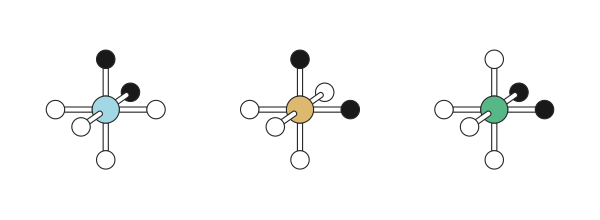

Here is the Python script that generated this plot:
"""cis-NbO4F2 labelling-rule legend -- main-text Fig. 2(a).

One cis-NbO4F2 octahedron per fluoride-free axis (x, y, z), all in the same
orientation so only the fluoride positions move between them. The cation is
coloured by its fluoride-free axis (blue = x, gold = y, green = z); the two cis
fluorides are black, the four oxides white. The rule reads off directly: the
coloured axis is the one whose two neighbours are both white (oxide).

A clean base for hand annotation (the axis arrows / labels are added by hand).
Rendered with hofmann via a forced oblique projection (x horizontal, z vertical,
y a foreshortened diagonal) -- see `_oblique_rotation`. CELL_COLOUR must match
fig_orbit_gallery.CELL_COLOUR.
"""
from __future__ import annotations
from pathlib import Path
import numpy as np
import matplotlib.pyplot as plt
from ase import Atoms
from hofmann import StructureScene, BondSpec, AtomStyle, ViewState

HERE = Path(__file__).resolve().parent
A = 3.9
CELL_COLOUR = {0: "#a2d8e6", 1: "#dcb96f", 2: "#58b787"}   # x blue, y gold, z green
F_COLOUR, O_COLOUR = (0.1, 0.1, 0.1), "white"
NB_RADIUS, ANION_RADIUS = 0.62, 0.42
ATOM_SCALE = 0.85
OUTLINE_PT = 0.8
OBLIQUE_DEG = 35.0                   # depth axis (y) drawn this far above horizontal
OBLIQUE_F = 0.6                      # depth foreshortening (cavalier 1.0, cabinet 0.5)
BOND_MAX = 2.3                        # Nb-X cutoff (A); nearest Nb-X = a/2 = 1.95
_E = np.eye(3)


def _oblique_rotation() -> np.ndarray:
    """Shear matrix used as ``ViewState.rotation`` to get an oblique projection
    that hofmann lacks natively: x -> horizontal, z -> vertical, y -> a
    foreshortened diagonal. ``ViewState.project`` does ``coords @ R.T`` then
    takes columns 0-1, so a non-orthonormal R yields a cabinet/cavalier view;
    the third row is the depth, used only for sphere/bond ordering.
    """
    th = np.deg2rad(OBLIQUE_DEG)
    return np.array([[1.0, OBLIQUE_F * np.cos(th), 0.0],
                     [0.0, OBLIQUE_F * np.sin(th), 1.0],
                     [0.0, -1.0, 0.0]])


def octahedron(a: int) -> Atoms:
    """cis-NbO4F2 whose fluoride-free axis is `a`: the two cis F on the other
    two +axes, oxide on the remaining four octahedral positions."""
    others = [b for b in range(3) if b != a]
    f_dirs = [_E[others[0]], _E[others[1]]]                    # cis fluorides
    o_dirs = [-_E[others[0]], -_E[others[1]], _E[a], -_E[a]]   # oxides
    pos = [np.zeros(3)] + [d * (A / 2) for d in f_dirs + o_dirs]
    return Atoms(symbols=["Nb", "F", "F", "O", "O", "O", "O"], positions=pos)


def main() -> None:
    fig, axes = plt.subplots(1, 3, figsize=(6, 2.2))
    for ax, a in zip(axes, (0, 1, 2)):
        scene = StructureScene.from_ase(
            octahedron(a),
            [BondSpec(species=("Nb", "F"), max_length=BOND_MAX),
             BondSpec(species=("Nb", "O"), max_length=BOND_MAX)],
            atom_styles={"Nb": AtomStyle(radius=NB_RADIUS, colour=CELL_COLOUR[a]),
                         "F": AtomStyle(radius=ANION_RADIUS, colour=F_COLOUR),
                         "O": AtomStyle(radius=ANION_RADIUS, colour=O_COLOUR)})
        view = ViewState()
        view.rotation = _oblique_rotation()
        view.centre = np.zeros(3)
        scene.view = view
        scene.render_mpl(ax=ax, atom_scale=ATOM_SCALE, bond_colour="white",
                         half_bonds=False, atom_outline_width=OUTLINE_PT,
                         bond_outline_width=OUTLINE_PT, show_axes=False)
    fig.tight_layout()
    for ext in ("pdf", "png"):
        fig.savefig(HERE / f"fig_p3121_legend.{ext}", dpi=300)
    print("wrote", HERE / "fig_p3121_legend.pdf")


if __name__ == "__main__":
    main()
